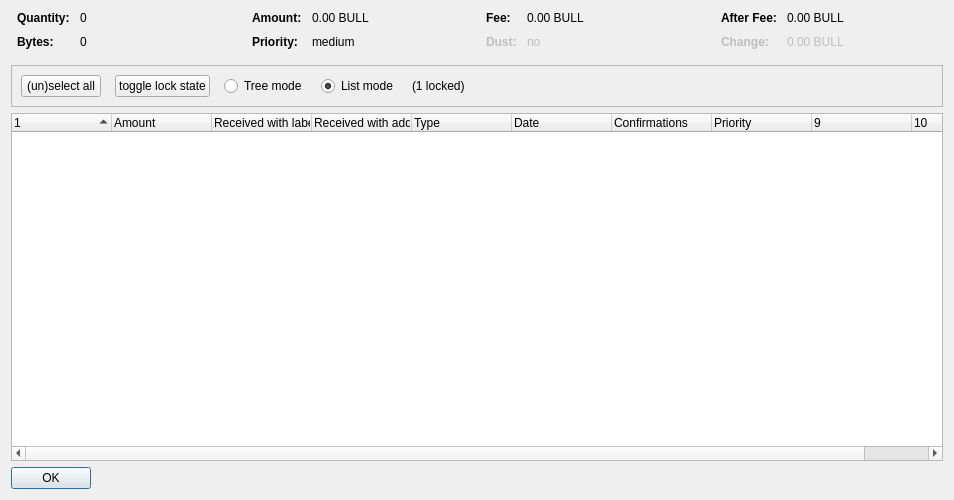
<?xml version="1.0" encoding="UTF-8"?>
<ui version="4.0">
 <class>CoinControlDialog</class>
 <widget class="QDialog" name="CoinControlDialog">
  <property name="geometry">
   <rect>
    <x>0</x>
    <y>0</y>
    <width>954</width>
    <height>500</height>
   </rect>
  </property>
  <property name="windowTitle">
   <string>Coin Selection</string>
  </property>
  <layout class="QVBoxLayout" name="verticalLayout">
   <item>
    <layout class="QHBoxLayout" name="horizontalLayoutTop" stretch="0,0,0,0">
     <property name="topMargin">
      <number>0</number>
     </property>
     <property name="bottomMargin">
      <number>10</number>
     </property>
     <item>
      <layout class="QFormLayout" name="formLayoutCoinControl1">
       <property name="horizontalSpacing">
        <number>10</number>
       </property>
       <property name="verticalSpacing">
        <number>10</number>
       </property>
       <property name="leftMargin">
        <number>6</number>
       </property>
       <property name="rightMargin">
        <number>6</number>
       </property>
       <item row="0" column="0">
        <widget class="QLabel" name="labelCoinControlQuantityText">
         <property name="font">
          <font>
           <weight>75</weight>
           <bold>true</bold>
          </font>
         </property>
         <property name="text">
          <string>Quantity:</string>
         </property>
        </widget>
       </item>
       <item row="0" column="1">
        <widget class="QLabel" name="labelCoinControlQuantity">
         <property name="cursor">
          <cursorShape>IBeamCursor</cursorShape>
         </property>
         <property name="contextMenuPolicy">
          <enum>Qt::ActionsContextMenu</enum>
         </property>
         <property name="text">
          <string notr="true">0</string>
         </property>
         <property name="textInteractionFlags">
          <set>Qt::LinksAccessibleByMouse|Qt::TextSelectableByKeyboard|Qt::TextSelectableByMouse</set>
         </property>
        </widget>
       </item>
       <item row="1" column="0">
        <widget class="QLabel" name="labelCoinControlBytesText">
         <property name="font">
          <font>
           <weight>75</weight>
           <bold>true</bold>
          </font>
         </property>
         <property name="text">
          <string>Bytes:</string>
         </property>
        </widget>
       </item>
       <item row="1" column="1">
        <widget class="QLabel" name="labelCoinControlBytes">
         <property name="cursor">
          <cursorShape>IBeamCursor</cursorShape>
         </property>
         <property name="contextMenuPolicy">
          <enum>Qt::ActionsContextMenu</enum>
         </property>
         <property name="text">
          <string notr="true">0</string>
         </property>
         <property name="textInteractionFlags">
          <set>Qt::LinksAccessibleByMouse|Qt::TextSelectableByKeyboard|Qt::TextSelectableByMouse</set>
         </property>
        </widget>
       </item>
      </layout>
     </item>
     <item>
      <layout class="QFormLayout" name="formLayoutCoinControl2">
       <property name="horizontalSpacing">
        <number>10</number>
       </property>
       <property name="verticalSpacing">
        <number>10</number>
       </property>
       <property name="leftMargin">
        <number>6</number>
       </property>
       <property name="rightMargin">
        <number>6</number>
       </property>
       <item row="0" column="0">
        <widget class="QLabel" name="labelCoinControlAmountText">
         <property name="font">
          <font>
           <weight>75</weight>
           <bold>true</bold>
          </font>
         </property>
         <property name="text">
          <string>Amount:</string>
         </property>
        </widget>
       </item>
       <item row="0" column="1">
        <widget class="QLabel" name="labelCoinControlAmount">
         <property name="cursor">
          <cursorShape>IBeamCursor</cursorShape>
         </property>
         <property name="contextMenuPolicy">
          <enum>Qt::ActionsContextMenu</enum>
         </property>
         <property name="text">
          <string notr="true">0.00 BULL</string>
         </property>
         <property name="textInteractionFlags">
          <set>Qt::LinksAccessibleByMouse|Qt::TextSelectableByKeyboard|Qt::TextSelectableByMouse</set>
         </property>
        </widget>
       </item>
       <item row="1" column="0">
        <widget class="QLabel" name="labelCoinControlPriorityText">
         <property name="font">
          <font>
           <weight>75</weight>
           <bold>true</bold>
          </font>
         </property>
         <property name="text">
          <string>Priority:</string>
         </property>
        </widget>
       </item>
       <item row="1" column="1">
        <widget class="QLabel" name="labelCoinControlPriority">
         <property name="cursor">
          <cursorShape>IBeamCursor</cursorShape>
         </property>
         <property name="contextMenuPolicy">
          <enum>Qt::ActionsContextMenu</enum>
         </property>
         <property name="text">
          <string>medium</string>
         </property>
         <property name="textInteractionFlags">
          <set>Qt::LinksAccessibleByMouse|Qt::TextSelectableByKeyboard|Qt::TextSelectableByMouse</set>
         </property>
        </widget>
       </item>
      </layout>
     </item>
     <item>
      <layout class="QFormLayout" name="formLayoutCoinControl3">
       <property name="horizontalSpacing">
        <number>10</number>
       </property>
       <property name="verticalSpacing">
        <number>10</number>
       </property>
       <property name="leftMargin">
        <number>6</number>
       </property>
       <property name="rightMargin">
        <number>6</number>
       </property>
       <item row="0" column="0">
        <widget class="QLabel" name="labelCoinControlFeeText">
         <property name="font">
          <font>
           <weight>75</weight>
           <bold>true</bold>
          </font>
         </property>
         <property name="text">
          <string>Fee:</string>
         </property>
        </widget>
       </item>
       <item row="0" column="1">
        <widget class="QLabel" name="labelCoinControlFee">
         <property name="cursor">
          <cursorShape>IBeamCursor</cursorShape>
         </property>
         <property name="contextMenuPolicy">
          <enum>Qt::ActionsContextMenu</enum>
         </property>
         <property name="text">
          <string notr="true">0.00 BULL</string>
         </property>
         <property name="textInteractionFlags">
          <set>Qt::LinksAccessibleByMouse|Qt::TextSelectableByKeyboard|Qt::TextSelectableByMouse</set>
         </property>
        </widget>
       </item>
       <item row="1" column="0">
        <widget class="QLabel" name="labelCoinControlLowOutputText">
         <property name="enabled">
          <bool>false</bool>
         </property>
         <property name="font">
          <font>
           <weight>75</weight>
           <bold>true</bold>
          </font>
         </property>
         <property name="text">
          <string>Dust:</string>
         </property>
        </widget>
       </item>
       <item row="1" column="1">
        <widget class="QLabel" name="labelCoinControlLowOutput">
         <property name="enabled">
          <bool>false</bool>
         </property>
         <property name="cursor">
          <cursorShape>IBeamCursor</cursorShape>
         </property>
         <property name="contextMenuPolicy">
          <enum>Qt::ActionsContextMenu</enum>
         </property>
         <property name="text">
          <string>no</string>
         </property>
         <property name="textInteractionFlags">
          <set>Qt::LinksAccessibleByMouse|Qt::TextSelectableByKeyboard|Qt::TextSelectableByMouse</set>
         </property>
        </widget>
       </item>
      </layout>
     </item>
     <item>
      <layout class="QFormLayout" name="formLayoutCoinControl4">
       <property name="horizontalSpacing">
        <number>10</number>
       </property>
       <property name="verticalSpacing">
        <number>10</number>
       </property>
       <property name="leftMargin">
        <number>6</number>
       </property>
       <property name="rightMargin">
        <number>6</number>
       </property>
       <item row="0" column="0">
        <widget class="QLabel" name="labelCoinControlAfterFeeText">
         <property name="font">
          <font>
           <weight>75</weight>
           <bold>true</bold>
          </font>
         </property>
         <property name="text">
          <string>After Fee:</string>
         </property>
        </widget>
       </item>
       <item row="0" column="1">
        <widget class="QLabel" name="labelCoinControlAfterFee">
         <property name="cursor">
          <cursorShape>IBeamCursor</cursorShape>
         </property>
         <property name="contextMenuPolicy">
          <enum>Qt::ActionsContextMenu</enum>
         </property>
         <property name="text">
          <string notr="true">0.00 BULL</string>
         </property>
         <property name="textInteractionFlags">
          <set>Qt::LinksAccessibleByMouse|Qt::TextSelectableByKeyboard|Qt::TextSelectableByMouse</set>
         </property>
        </widget>
       </item>
       <item row="1" column="0">
        <widget class="QLabel" name="labelCoinControlChangeText">
         <property name="enabled">
          <bool>false</bool>
         </property>
         <property name="font">
          <font>
           <weight>75</weight>
           <bold>true</bold>
          </font>
         </property>
         <property name="text">
          <string>Change:</string>
         </property>
        </widget>
       </item>
       <item row="1" column="1">
        <widget class="QLabel" name="labelCoinControlChange">
         <property name="enabled">
          <bool>false</bool>
         </property>
         <property name="cursor">
          <cursorShape>IBeamCursor</cursorShape>
         </property>
         <property name="contextMenuPolicy">
          <enum>Qt::ActionsContextMenu</enum>
         </property>
         <property name="text">
          <string notr="true">0.00 BULL</string>
         </property>
         <property name="textInteractionFlags">
          <set>Qt::LinksAccessibleByMouse|Qt::TextSelectableByKeyboard|Qt::TextSelectableByMouse</set>
         </property>
        </widget>
       </item>
      </layout>
     </item>
    </layout>
   </item>
   <item>
    <widget class="QFrame" name="frame">
     <property name="minimumSize">
      <size>
       <width>0</width>
       <height>40</height>
      </size>
     </property>
     <property name="frameShape">
      <enum>QFrame::StyledPanel</enum>
     </property>
     <property name="frameShadow">
      <enum>QFrame::Sunken</enum>
     </property>
     <layout class="QHBoxLayout" name="horizontalLayout">
      <item>
       <layout class="QHBoxLayout" name="horizontalLayoutPanel" stretch="0,0,0,0,0,0">
        <property name="spacing">
         <number>14</number>
        </property>
        <item>
         <widget class="QPushButton" name="pushButtonSelectAll">
          <property name="sizePolicy">
           <sizepolicy hsizetype="Maximum" vsizetype="Fixed">
            <horstretch>0</horstretch>
            <verstretch>0</verstretch>
           </sizepolicy>
          </property>
          <property name="text">
           <string>(un)select all</string>
          </property>
          <property name="autoDefault">
           <bool>false</bool>
          </property>
         </widget>
        </item>
        <item>
         <widget class="QPushButton" name="pushButtonToggleLock">
          <property name="sizePolicy">
           <sizepolicy hsizetype="Maximum" vsizetype="Fixed">
            <horstretch>0</horstretch>
            <verstretch>0</verstretch>
           </sizepolicy>
          </property>
          <property name="text">
           <string>toggle lock state</string>
          </property>
          <property name="autoDefault">
           <bool>false</bool>
          </property>
         </widget>
        </item>
        <item>
         <widget class="QRadioButton" name="radioTreeMode">
          <property name="sizePolicy">
           <sizepolicy hsizetype="Maximum" vsizetype="Fixed">
            <horstretch>0</horstretch>
            <verstretch>0</verstretch>
           </sizepolicy>
          </property>
          <property name="text">
           <string>Tree mode</string>
          </property>
         </widget>
        </item>
        <item>
         <widget class="QRadioButton" name="radioListMode">
          <property name="sizePolicy">
           <sizepolicy hsizetype="Maximum" vsizetype="Fixed">
            <horstretch>0</horstretch>
            <verstretch>0</verstretch>
           </sizepolicy>
          </property>
          <property name="text">
           <string>List mode</string>
          </property>
          <property name="checked">
           <bool>true</bool>
          </property>
         </widget>
        </item>
        <item>
         <widget class="QLabel" name="labelLocked">
          <property name="text">
           <string>(1 locked)</string>
          </property>
         </widget>
        </item>
        <item>
         <spacer name="horizontalSpacer">
          <property name="orientation">
           <enum>Qt::Horizontal</enum>
          </property>
          <property name="sizeHint" stdset="0">
           <size>
            <width>40</width>
            <height>20</height>
           </size>
          </property>
         </spacer>
        </item>
       </layout>
      </item>
     </layout>
    </widget>
   </item>
   <item>
    <widget class="CoinControlTreeWidget" name="treeWidget">
     <property name="contextMenuPolicy">
      <enum>Qt::CustomContextMenu</enum>
     </property>
     <property name="sortingEnabled">
      <bool>false</bool>
     </property>
     <property name="columnCount">
      <number>10</number>
     </property>
     <attribute name="headerShowSortIndicator" stdset="0">
      <bool>true</bool>
     </attribute>
     <attribute name="headerStretchLastSection">
      <bool>false</bool>
     </attribute>
     <column>
      <property name="text">
       <string/>
      </property>
     </column>
     <column>
      <property name="text">
       <string>Amount</string>
      </property>
     </column>
     <column>
      <property name="text">
       <string>Received with label</string>
      </property>
     </column>
     <column>
      <property name="text">
       <string>Received with address</string>
      </property>
     </column>
     <column>
      <property name="text">
       <string>Type</string>
      </property>
     </column>
     <column>
      <property name="text">
       <string>Date</string>
      </property>
     </column>
     <column>
      <property name="text">
       <string>Confirmations</string>
      </property>
      <property name="toolTip">
       <string>Confirmed</string>
      </property>
     </column>
     <column>
      <property name="text">
       <string>Priority</string>
      </property>
     </column>
     <column>
      <property name="text">
       <string/>
      </property>
     </column>
     <column>
      <property name="text">
       <string/>
      </property>
     </column>
    </widget>
   </item>
   <item>
    <widget class="QDialogButtonBox" name="buttonBox">
     <property name="sizePolicy">
      <sizepolicy hsizetype="Maximum" vsizetype="Fixed">
       <horstretch>0</horstretch>
       <verstretch>0</verstretch>
      </sizepolicy>
     </property>
     <property name="orientation">
      <enum>Qt::Horizontal</enum>
     </property>
     <property name="standardButtons">
      <set>QDialogButtonBox::Ok</set>
     </property>
    </widget>
   </item>
  </layout>
 </widget>
 <customwidgets>
  <customwidget>
   <class>CoinControlTreeWidget</class>
   <extends>QTreeWidget</extends>
   <header>coincontroltreewidget.h</header>
  </customwidget>
 </customwidgets>
 <resources/>
 <connections/>
</ui>
